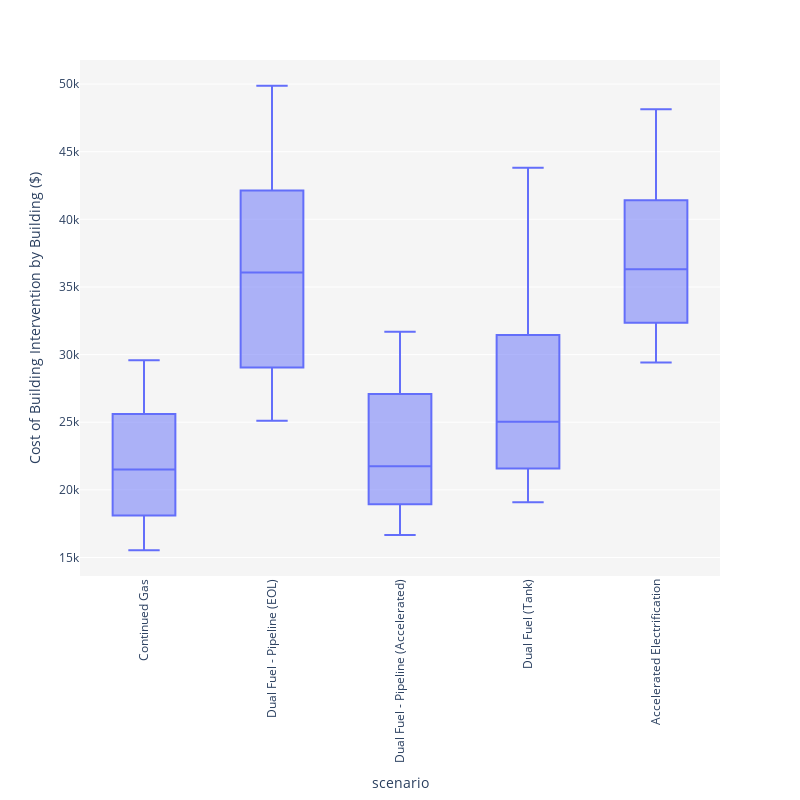

Notebook source saved alongside this figure:
### Code cell
fig = px.box(rfit_costs_byBuilding, x="scenario", y="retrofit_cost",
             height=800, width=800, 
             category_orders={"scenario": rfit_scenarios,}
            )

fig.update_layout(bargap=0,
                  yaxis_title='Cost of Building Intervention by Building ($)',
                  plot_bgcolor='#f5f5f5',
                  )
fig.update_xaxes(tickangle= -90)
# fig.update_yaxes(showgrid=False)

fig.show()
fig.write_html(figure_outputs+'cost_by_building.html')

### Figure 1 — Plotly figure (JSON) as saved in the notebook; plotly's stock layout.template omitted (floating-point values rounded to 4 significant figures)
{"data": [{"alignmentgroup": "True", "hovertemplate": "scenario=%{x}<br>retrofit_cost=%{y}<extra></extra>", "legendgroup": "", "marker": {"color": "#636efa"}, "name": "", "notched": false, "offsetgroup": "", "orientation": "v", "showlegend": false, "type": "box", "x": ["Accelerated Electrification", "Accelerated Electrification", "Accelerated Electrification", "Accelerated Electrification", "Accelerated Electrification", "Accelerated Electrification", "Accelerated Electrification", "Accelerated Electrification", "Accelerated Electrification", "Accelerated Electrification", "Accelerated Electrification", "Accelerated Electrification", "Accelerated Electrification", "Accelerated Electrification", "Accelerated Electrification", "Accelerated Electrification", "Accelerated Electrification", "Accelerated Electrification", "Accelerated Electrification", "Continued Gas", "Continued Gas", "Continued Gas", "Continued Gas", "Continued Gas", "Continued Gas", "Continued Gas", "Continued Gas", "Continued Gas", "Continued Gas", "Continued Gas", "Continued Gas", "Continued Gas", "Continued Gas", "Continued Gas", "Continued Gas", "Continued Gas", "Continued Gas", "Continued Gas", "Dual Fuel (Tank)", "Dual Fuel (Tank)", "Dual Fuel (Tank)", "Dual Fuel (Tank)", "Dual Fuel (Tank)", "Dual Fuel (Tank)", "Dual Fuel (Tank)", "Dual Fuel (Tank)", "Dual Fuel (Tank)", "Dual Fuel (Tank)", "Dual Fuel (Tank)", "Dual Fuel (Tank)", "Dual Fuel (Tank)", "Dual Fuel (Tank)", "Dual Fuel (Tank)", "Dual Fuel (Tank)", "Dual Fuel (Tank)", "Dual Fuel (Tank)", "Dual Fuel (Tank)", "Dual Fuel - Pipeline (Accelerated)", "Dual Fuel - Pipeline (Accelerated)", "Dual Fuel - Pipeline (Accelerated)", "Dual Fuel - Pipeline (Accelerated)", "Dual Fuel - Pipeline (Accelerated)", "Dual Fuel - Pipeline (Accelerated)", "Dual Fuel - Pipeline (Accelerated)", "Dual Fuel - Pipeline (Accelerated)", "Dual Fuel - Pipeline (Accelerated)", "Dual Fuel - Pipeline (Accelerated)", "Dual Fuel - Pipeline (Accelerated)", "Dual Fuel - Pipeline (Accelerated)", "Dual Fuel - Pipeline (Accelerated)", "Dual Fuel - Pipeline (Accelerated)", "Dual Fuel - Pipeline (Accelerated)", "Dual Fuel - Pipeline (Accelerated)", "Dual Fuel - Pipeline (Accelerated)", "Dual Fuel - Pipeline (Accelerated)", "Dual Fuel - Pipeline (Accelerated)", "Dual Fuel - Pipeline (EOL)", "Dual Fuel - Pipeline (EOL)", "Dual Fuel - Pipeline (EOL)", "Dual Fuel - Pipeline (EOL)", "Dual Fuel - Pipeline (EOL)", "Dual Fuel - Pipeline (EOL)", "Dual Fuel - Pipeline (EOL)", "Dual Fuel - Pipeline (EOL)", "Dual Fuel - Pipeline (EOL)", "Dual Fuel - Pipeline (EOL)", "Dual Fuel - Pipeline (EOL)", "Dual Fuel - Pipeline (EOL)", "Dual Fuel - Pipeline (EOL)", "Dual Fuel - Pipeline (EOL)", "Dual Fuel - Pipeline (EOL)", "Dual Fuel - Pipeline (EOL)", "Dual Fuel - Pipeline (EOL)", "Dual Fuel - Pipeline (EOL)", "Dual Fuel - Pipeline (EOL)"], "x0": " ", "xaxis": "x", "y": [36320.0, 41200.0, 29410.0, 36500.0, 32560.0, 43340.0, 38330.0, 41480.0, 31710.0, 32270.0, 32750.0, 32080.0, 44510.0, 34930.0, 37180.0, 32920.0, 48140.0, 31800.0, 47280.0, 18480.0, 21960.0, 20290.0, 16350.0, 23270.0, 25690.0, 21090.0, 29150.0, 17980.0, 18540.0, 15540.0, 15690.0, 29570.0, 22230.0, 25350.0, 17110.0, 28690.0, 21500.0, 26320.0, 25030.0, 32690.0, 19080.0, 24580.0, 21460.0, 30570.0, 26240.0, 29520.0, 21450.0, 43800.0, 21850.0, 21520.0, 31730.0, 23880.0, 25830.0, 21760.0, 35260.0, 20840.0, 32570.0, 22060.0, 28490.0, 16650.0, 21740.0, 18820.0, 27390.0, 23150.0, 26140.0, 18800.0, 21730.0, 19160.0, 18870.0, 28350.0, 21020.0, 22950.0, 19090.0, 31690.0, 18250.0, 28290.0, 31010.0, 31800.0, 33710.0, 27770.0, 39180.0, 42390.0, 36290.0, 49870.0, 29600.0, 25100.0, 25930.0, 26130.0, 49110.0, 37100.0, 41390.0, 28860.0, 47150.0, 36070.0, 47030.0], "y0": " ", "yaxis": "y"}], "layout": {"bargap": 0, "boxmode": "group", "height": 800, "legend": {"tracegroupgap": 0}, "margin": {"t": 60}, "plot_bgcolor": "#f5f5f5", "width": 800, "xaxis": {"anchor": "y", "categoryarray": ["Continued Gas", "Dual Fuel - Pipeline (EOL)", "Dual Fuel - Pipeline (Accelerated)", "Dual Fuel (Tank)", "Accelerated Electrification"], "categoryorder": "array", "domain": [0, 1], "tickangle": -90, "title": {"text": "scenario"}}, "yaxis": {"anchor": "x", "domain": [0, 1], "title": {"text": "Cost of Building Intervention by Building ($)"}}}}
